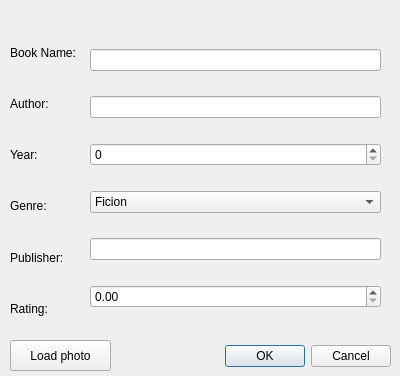
<?xml version="1.0" encoding="UTF-8"?>
<ui version="4.0">
 <class>addBook</class>
 <widget class="QDialog" name="addBook">
  <property name="geometry">
   <rect>
    <x>0</x>
    <y>0</y>
    <width>400</width>
    <height>376</height>
   </rect>
  </property>
  <property name="windowTitle">
   <string>Add book</string>
  </property>
  <widget class="QDialogButtonBox" name="buttonBox">
   <property name="geometry">
    <rect>
     <x>220</x>
     <y>340</y>
     <width>171</width>
     <height>32</height>
    </rect>
   </property>
   <property name="orientation">
    <enum>Qt::Horizontal</enum>
   </property>
   <property name="standardButtons">
    <set>QDialogButtonBox::Cancel|QDialogButtonBox::Ok</set>
   </property>
  </widget>
  <widget class="QWidget" name="verticalLayoutWidget">
   <property name="geometry">
    <rect>
     <x>10</x>
     <y>30</y>
     <width>81</width>
     <height>301</height>
    </rect>
   </property>
   <layout class="QVBoxLayout" name="verticalLayout">
    <item>
     <widget class="QLabel" name="label">
      <property name="text">
       <string>Book Name:</string>
      </property>
     </widget>
    </item>
    <item>
     <widget class="QLabel" name="label_2">
      <property name="text">
       <string>Author:</string>
      </property>
     </widget>
    </item>
    <item>
     <widget class="QLabel" name="label_3">
      <property name="text">
       <string>Year:</string>
      </property>
     </widget>
    </item>
    <item>
     <widget class="QLabel" name="label_5">
      <property name="text">
       <string>Genre:</string>
      </property>
     </widget>
    </item>
    <item>
     <widget class="QLabel" name="label_4">
      <property name="text">
       <string>Publisher:</string>
      </property>
     </widget>
    </item>
    <item>
     <widget class="QLabel" name="label_6">
      <property name="text">
       <string>Rating:</string>
      </property>
     </widget>
    </item>
   </layout>
  </widget>
  <widget class="QWidget" name="verticalLayoutWidget_2">
   <property name="geometry">
    <rect>
     <x>90</x>
     <y>30</y>
     <width>291</width>
     <height>301</height>
    </rect>
   </property>
   <layout class="QVBoxLayout" name="verticalLayout_2">
    <item>
     <widget class="QLineEdit" name="bname"/>
    </item>
    <item>
     <widget class="QLineEdit" name="bauthor"/>
    </item>
    <item>
     <widget class="QSpinBox" name="byear">
      <property name="maximum">
       <number>2222</number>
      </property>
     </widget>
    </item>
    <item>
     <widget class="QComboBox" name="genre">
      <item>
       <property name="text">
        <string>Ficion</string>
       </property>
      </item>
      <item>
       <property name="text">
        <string>Sci-fiction</string>
       </property>
      </item>
      <item>
       <property name="text">
        <string>Thriller</string>
       </property>
      </item>
      <item>
       <property name="text">
        <string>Romance</string>
       </property>
      </item>
      <item>
       <property name="text">
        <string>Non-fiction</string>
       </property>
      </item>
      <item>
       <property name="text">
        <string>Fantasy</string>
       </property>
      </item>
      <item>
       <property name="text">
        <string>History</string>
       </property>
      </item>
      <item>
       <property name="text">
        <string>Horror</string>
       </property>
      </item>
      <item>
       <property name="text">
        <string>Children`s book</string>
       </property>
      </item>
     </widget>
    </item>
    <item>
     <widget class="QLineEdit" name="bpublisher"/>
    </item>
    <item>
     <widget class="QDoubleSpinBox" name="brating">
      <property name="maximum">
       <double>10.000000000000000</double>
      </property>
     </widget>
    </item>
   </layout>
  </widget>
  <widget class="QPushButton" name="photos">
   <property name="geometry">
    <rect>
     <x>10</x>
     <y>340</y>
     <width>101</width>
     <height>31</height>
    </rect>
   </property>
   <property name="text">
    <string>Load photo</string>
   </property>
  </widget>
 </widget>
 <resources/>
 <connections>
  <connection>
   <sender>buttonBox</sender>
   <signal>accepted()</signal>
   <receiver>addBook</receiver>
   <slot>accept()</slot>
   <hints>
    <hint type="sourcelabel">
     <x>248</x>
     <y>254</y>
    </hint>
    <hint type="destinationlabel">
     <x>157</x>
     <y>274</y>
    </hint>
   </hints>
  </connection>
  <connection>
   <sender>buttonBox</sender>
   <signal>rejected()</signal>
   <receiver>addBook</receiver>
   <slot>reject()</slot>
   <hints>
    <hint type="sourcelabel">
     <x>316</x>
     <y>260</y>
    </hint>
    <hint type="destinationlabel">
     <x>286</x>
     <y>274</y>
    </hint>
   </hints>
  </connection>
 </connections>
</ui>
